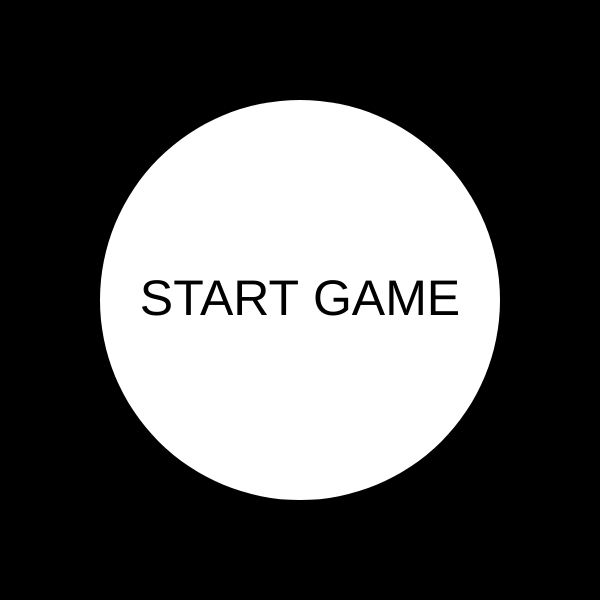
Frame 1 (no input)
Frame 60 (no input): identical to frame 1, image omitted
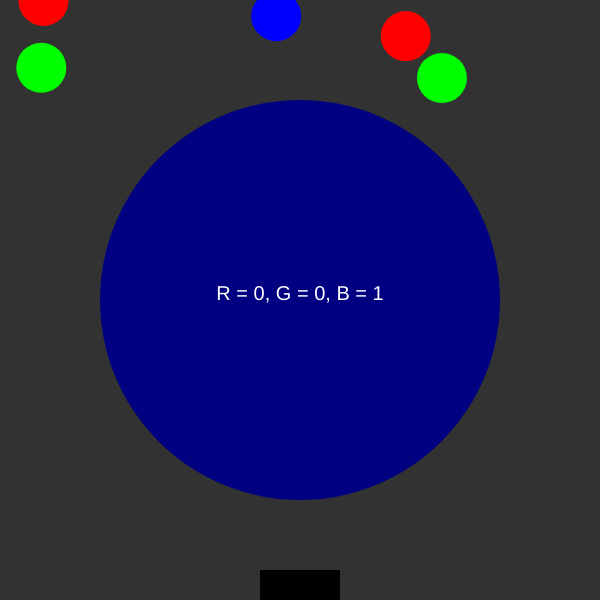
Frame 120 (the mouse pressed at the canvas centre since frame 60)

The p5.js sketch that drew these frames (run headless with seeded random() and noise() and a simulated clock; from frame 60 on, the mouse is pressed at the canvas centre):

// p5.js sketch
// ── sketch.js
let r = 0;
let b = 0;
let g = 0;
let mainBall;
let redY = 0;
let speed;
let levelR, levelG, levelB;
let randomR, randomG, randomB;
let reds = [];
let greens = [];
let blues = [];
let levelSet = false;
let startSet = true;
let newLevel = false;
let nextLevelScreen = false;
let levelNumber = 1;
let attempts = 1;
let finishSet = false;
let attemptsCounter = 0;
let frac = 2;

function setup(){
	createCanvas(600, 600);
	background(50, 50, 50);
	noStroke();

	mainBall = new ball(300, 300, 400);

	for(let i = 0; i < 2; i++){
		let x = random(0, width);
		let y = random(-200, 0);
		let s = 50;
		let r = 255;
		let g = 0;
		let b = 0;
		reds.push(new ball(x, y, s, r, g, b));
	}

	for(let i = 0; i < 2; i++){
		let x = random(0, width);
		let y = random(-200, 0);
		let s = 50;
		let r = 0;
		let g = 255;
		let b = 0;
		greens.push(new ball(x, y, s, r, g, b));

	}

	for(let i = 0; i < 2; i++){
		let x = random(0, width);
		let y = random(-200, 0);
		let s = 50;
		let r = 0;
		let g = 0;
		let b = 255;
		blues.push(new ball(x, y, s, r, g, b));

	}
  }

function draw(){
  background(50, 50, 50);
  if(startSet == true){
    startPage();
  }

  if(levelSet == true){
    resetLevel();
    levelSet = false;
    newLevel = true;
  }
  
  if(newLevel == true){
    level();
  }
  if(levelNumber == 6 && nextLevelScreen == true){
     finishScreen();
  }
  else if(nextLevelScreen == true){
    nextLevel();
  }
}

function finishScreen(){
  finishSet = true;
  background(0);
  fill(255)
  ellipse(300, 300, 380, 380);
  textAlign(CENTER);
  textSize(25);
  text('YOU COMPLETED 6 LEVELS!', 300, 70);
  text('TOTAL ATTEMPTS: ' + attemptsCounter, 300, 570);
  fill(0);
  textSize(50);
  text('PLAY AGAIN?', 300, 315);
}

function startPage(){
  background(0);
  fill(255)
  ellipse(300, 300, 400, 400);
  fill(0);
  textAlign(CENTER);
  textSize(50);
  text('START GAME', 300, 315);
  speedIncrease = 0;
  levelNumber = 1;
}

function resetLevel (){
  r = 0;
  g = 0;
  b = 0;
  
  do {
    if (frac<4){
      randomR = int(random(frac-2, frac));
      randomG = int(random(frac-2, frac));
      randomB = int(random(frac-2, frac));
    }
    else {
      randomR = int(random(frac-3, frac));
      randomG = int(random(frac-3, frac));
      randomB = int(random(frac-3, frac));}
  } while (randomR === 0 && randomG === 0 && randomB === 0);
  
  levelR = round(randomR*(255/frac));
  levelG = round(randomG*(255/frac));
  levelB = round(randomB*(255/frac));
  print('R' + levelR);
  print('G' + levelG);
  print('B' + levelB);

  for (let i = 0; i < reds.length; i++) {
    reds[i].x = random(0, width);
    reds[i].y = random(-200, 0);
    greens[i].x = random(0, width);
    greens[i].y = random(-200, 0);
    blues[i].x = random(0, width);
    blues[i].y = random(-200, 0);
  }
}

function level(){
	bucket();
	mainBall.main(levelR, levelG, levelB);

    fill(255);
    textAlign(CENTER);
    textSize(20);
    text('R = ' + randomR + ', G = ' + randomG + ', B = ' + randomB, 300, 300);
   
    for (let i = 0; i < reds.length; i++) {
	reds[i].display();
	reds[i].drop(random(0.5+speedIncrease, 3+speedIncrease));
	greens[i].display();
	greens[i].drop(random(0.5+speedIncrease, 3+speedIncrease));
	blues[i].display();
	blues[i].drop(random(0.5+speedIncrease, 3+speedIncrease));
    }

  	if(round(r) == round(levelR) && round(g) == round(levelG) && round(b) == round(levelB)){
      if (levelNumber == 6) {
        attemptsCounter += attempts;
      }
	  nextLevelScreen = true;
      newLevel = false;
	}
  
    if(round(r) > round(levelR) || round(g) > round(levelG) || round(b) > round(levelB)){
      attempts += 1;
      r = 0;
      g = 0;
      b = 0;
      background(255, 0, 0);
      for (let i = 0; i < reds.length; i++) {
        reds[i].x = random(0, width);
        reds[i].y = random(-200, 0);
        greens[i].x = random(0, width);
        greens[i].y = random(-200, 0);
        blues[i].x = random(0, width);
        blues[i].y = random(-200, 0);
      }
    }
}

function nextLevel(){
	background(r, g, b);
    fill(255);
    ellipse(300, 300, 380, 380);
    fill(r, g, b);
    textSize(45);
    text('NEXT LEVEL', 300, 310);
    fill(255);
    textSize(25);
    text('LEVEL ' + levelNumber + ' COMPLETE', 300, 70);
    text('ATTEMPTS: ' + attempts, 300, 570);
}

function bucket(){
	rectMode(CENTER);
	fill(r, g, b);
	rect(mouseX, height-10, 80, 40);
}

function mousePressed() {
  if (startSet) {
    if (dist(mouseX, mouseY, 300, 300) < 200) {
      startSet = false;
      levelSet = true;
      newLevel = true;
    }
  }
  if(nextLevelScreen){
    if (dist(mouseX, mouseY, 300, 300) < 200){
      newLevel = true;
      levelSet = true;
      nextLevelScreen = false;
      attemptsCounter += attempts;
      attempts = 1;
      levelNumber = levelNumber+1;
      frac+= 1;
      speedIncrease += 1;
    }
  }
  if(finishSet){
    if (dist(mouseX, mouseY, 300, 300) < 200) {
      attemptsCounter = 0;
      startSet = true;
      levelNumber = 1;
      frac = 2;
      speedIncrease = 0;
      levelSet = false;
      newLevel = false;
      finishSet = false;
    }
  }
}
// ── ball.js
class ball{
  constructor(x, y, size, r, g, b){
    this.x = x;
    this.y = y;
    this.size = size;
    this.r = r;
    this.g = g;
    this.b = b;

    if(this.r == 255){
      this.colorIsRed = true;
    }
    if(this.b == 255){
      this.colorIsBlue = true;
    }
    if(this.g == 255){
      this.colorIsGreen = true;
    }
  }

  display(){
    fill(this.r, this.g, this.b);
    ellipse(this.x, this.y, this.size);
  }

  main(r, g, b){
    fill(r, g, b);
    ellipse(this.x, this.y, this.size);
  }

  drop(speed){
    this.speed = speed;
    if(this.y < height - 40){
      this.y+=this.speed;
    }
    else if(this.x > mouseX-45 && this.x < mouseX+45){
      if(this.colorIsRed){
        r += 255/frac;
        this.x=random(0, width);
        this.y=0;
      }
      if(this.colorIsGreen){
        g += 255/frac;
        this.x=random(0, width);
        this.y=0;
      }
      if(this.colorIsBlue){
        b += 255/frac;
        this.x=random(0, width);
        this.y=0;

      }
      
      print('R1 ' + r + ' ' + levelR);
      print('G1 ' + g + ' ' + levelG);
      print('B1 ' + b + ' ' + levelB);
    }
    else{
      this.x=random(0, width);
      this.y=0;
    }
  }
}
